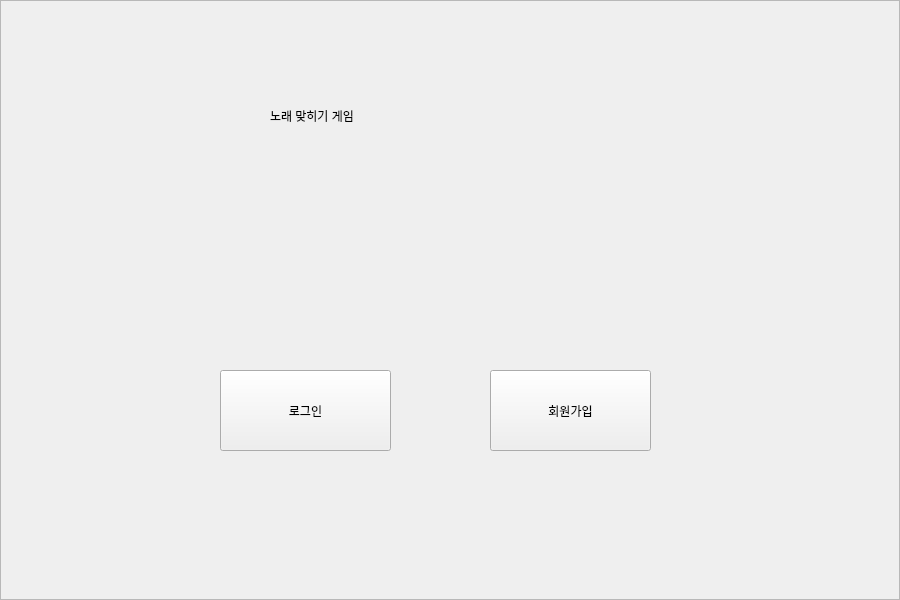
<?xml version="1.0" encoding="UTF-8"?>
<ui version="4.0">
 <class>opening</class>
 <widget class="QWidget" name="opening">
  <property name="geometry">
   <rect>
    <x>0</x>
    <y>0</y>
    <width>900</width>
    <height>600</height>
   </rect>
  </property>
  <property name="windowTitle">
   <string>Form</string>
  </property>
  <widget class="QFrame" name="frame">
   <property name="geometry">
    <rect>
     <x>0</x>
     <y>0</y>
     <width>900</width>
     <height>600</height>
    </rect>
   </property>
   <property name="styleSheet">
    <string notr="true"/>
   </property>
   <property name="frameShape">
    <enum>QFrame::StyledPanel</enum>
   </property>
   <property name="frameShadow">
    <enum>QFrame::Raised</enum>
   </property>
   <widget class="QLabel" name="label">
    <property name="geometry">
     <rect>
      <x>270</x>
      <y>80</y>
      <width>371</width>
      <height>71</height>
     </rect>
    </property>
    <property name="styleSheet">
     <string notr="true">font: 36pt &quot;Amiri Quran&quot;;</string>
    </property>
    <property name="text">
     <string>노래 맞히기 게임</string>
    </property>
   </widget>
   <widget class="QPushButton" name="login_btn">
    <property name="geometry">
     <rect>
      <x>220</x>
      <y>370</y>
      <width>171</width>
      <height>81</height>
     </rect>
    </property>
    <property name="text">
     <string>로그인</string>
    </property>
   </widget>
   <widget class="QPushButton" name="signup_btn">
    <property name="geometry">
     <rect>
      <x>490</x>
      <y>370</y>
      <width>161</width>
      <height>81</height>
     </rect>
    </property>
    <property name="text">
     <string>회원가입</string>
    </property>
   </widget>
  </widget>
 </widget>
 <resources/>
 <connections/>
</ui>
